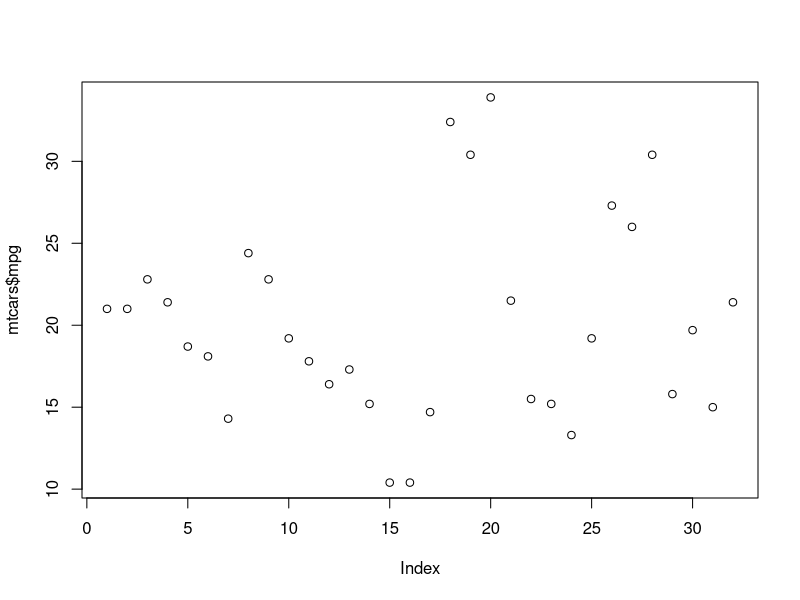

R code for this plot:
## ---- chunk 1
library(knitr)
# rstudio will set the folder where .Rmd file seats as work directory
# set it back to the folder where .Rproj seats
#opts_knit$set(root.dir = normalizePath("../")) 
opts_chunk$set(fig.align = 'center', cache = FALSE, warning = FALSE,
  message = TRUE, echo = FALSE)
options(digits = 3, width = 88, knitr.graphics.auto_pdf = TRUE,
        knitr.kable.NA = '')
# knit_hooks$set(inline = function(x) {
#   x <- sprintf("%1.2f", x)
#   paste(x, collapse = ", ")
# })
## ---- chunk 2
plot(mtcars$mpg)
## ---- chunk 3
knitr::kable(head(mtcars), caption = "Head of mtcars table")
